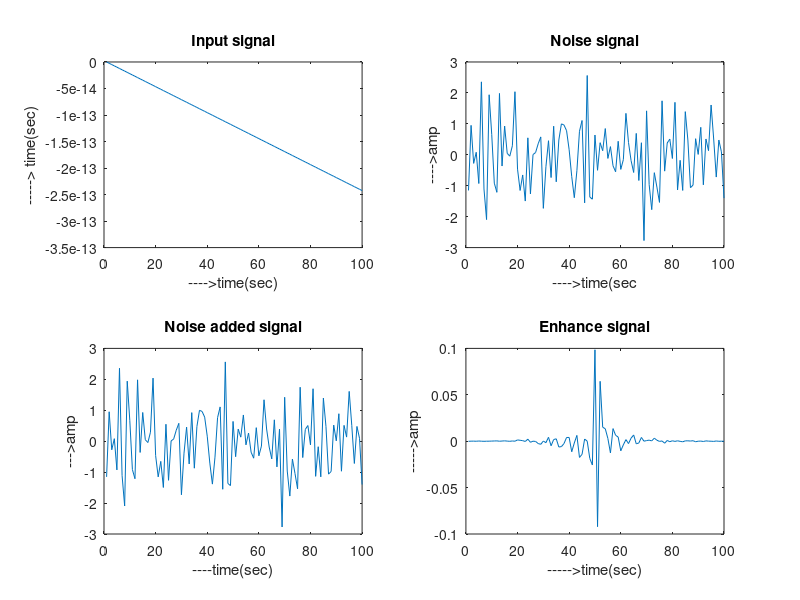

This figure's MATLAB source:
clc ;
close all ;
clear all ;

f= input('Enter the frequency of the signal f=');
fs=input('Enter the sampling frequency (>=2f ) fs=');

% generation of input signal 
x=10*sin(2*pi*(f/fs))*[0:99];
n= randn(1,100);
nn=max(abs(n))

% output signal 

y=x+n;

% filter 
h = fir1(99, 0.25);
xs=y.*h;

e=x-xs;
pp=1;
ee=abs(e);
ee=max(ee);
while(ee>.1)
    for i=1:100
        hp(i)=h(i)+2*.025*y(i).*e(i);
        h(i)=hp(i);
        xs(i)=y(i).*h(i);
        e(i)=x(i)-xs(i);
    end
    pp=pp+1;
    ee=abs(e);
    ee=max(ee);
end
pp;
    figure
   subplot(2,2,1)
   plot(x)
   title('Input signal');
   xlabel('---->time(sec)')
   ylabel('-----> time(sec)')
   subplot(2,2,2)
   plot(n)
   title('Noise signal');
   xlabel('---->time(sec');
   ylabel('---->amp');
   subplot(2,2,3)
   plot(y)
   title('Noise added signal')
   xlabel('----time(sec)');
   ylabel('--->amp');
   subplot(2,2,4)
   plot(xs)
   title('Enhance signal');
   xlabel('----->time(sec)');
   ylabel('----->amp');